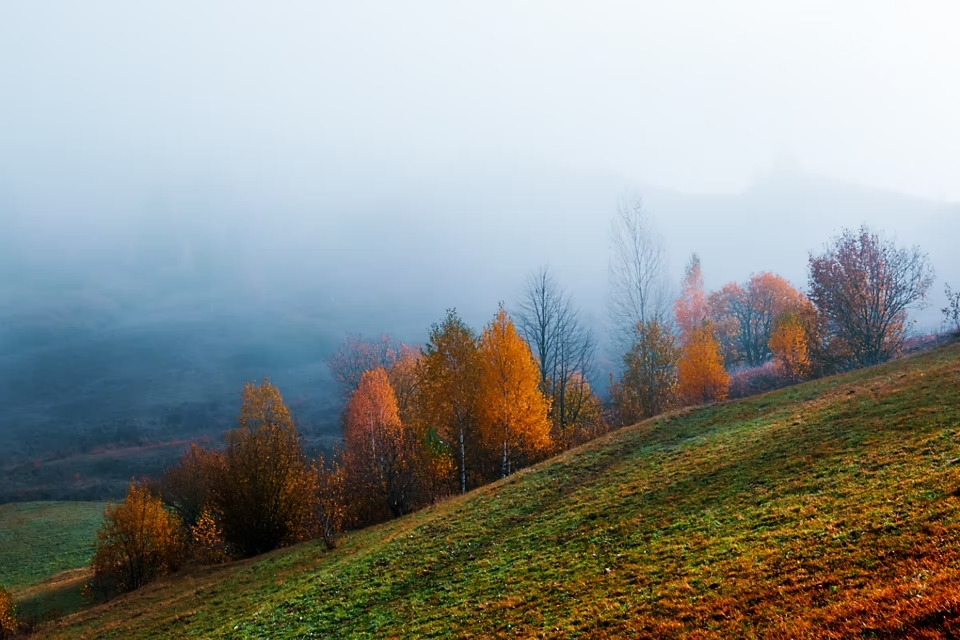
%> input picture rgb-image/paisaje.jpg, 960 x 640 px
$ octave contrasteRgb.m   (GNU Octave 9; MATLAB toolbox functions it lacks are replaced by stand-ins)
%> lines starting %> are read from the running program, lines starting %| are printed output that depends on the picture
% @author: Armando Salazar
% @date: 04-02-24

clear, clc, close all;

img = imread("paisaje.jpg");
%> img is the input picture: size 640x960x3 uint8; mean R, G, B 141.5, 144.7, 139.9

imgRed = img(:,:,1);
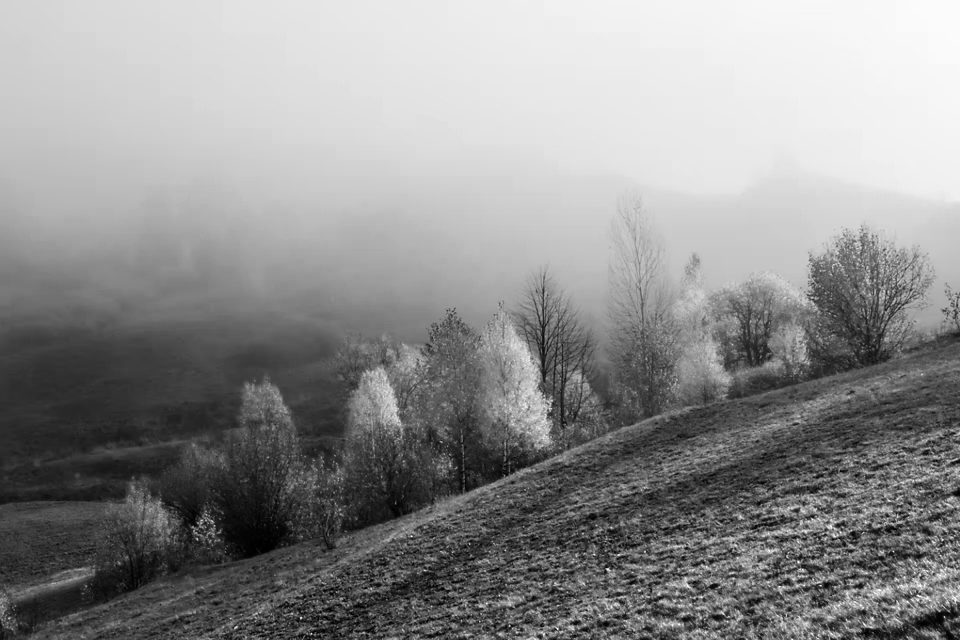
%> imgRed: size 640x960 uint8; min 0, max 255, mean 141.5
imgGreen = img(:,:,2);
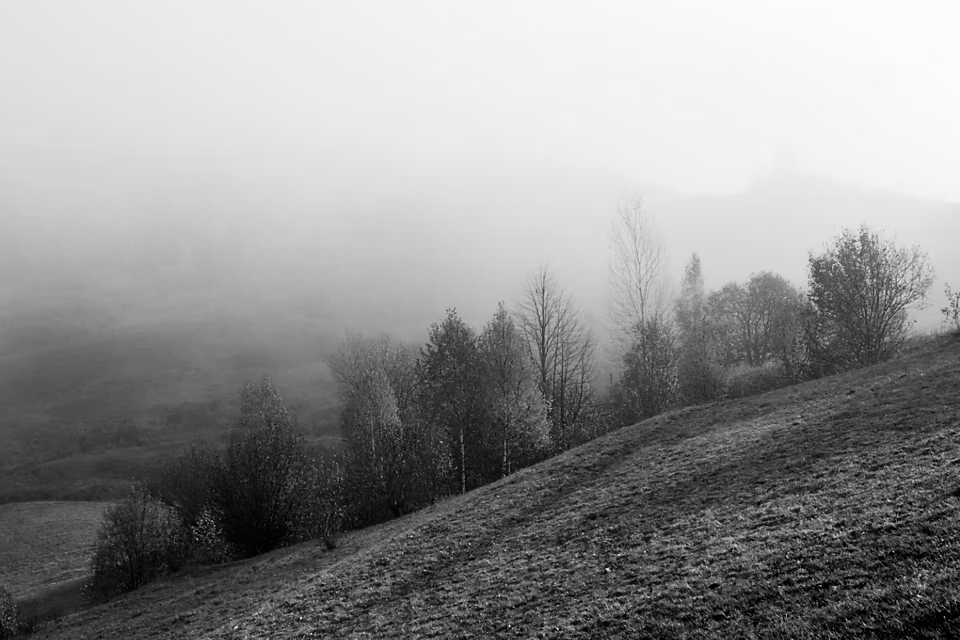
%> imgGreen: size 640x960 uint8; min 0, max 253, mean 144.7
imgBlue = img(:,:,3);
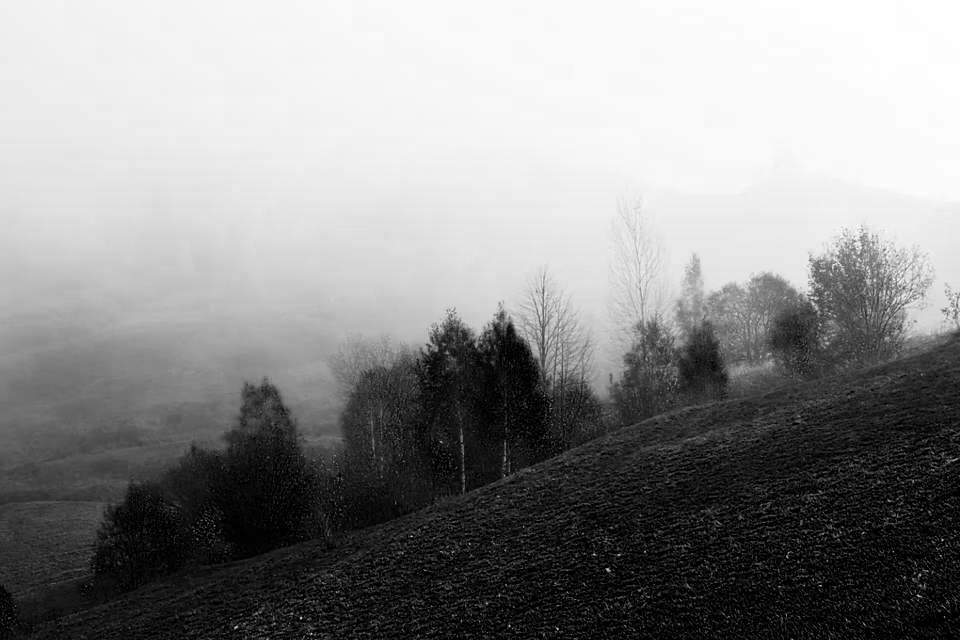
%> imgBlue: size 640x960 uint8; min 0, max 255, mean 139.9

imgRedDouble = double(imgRed);
imgRedNormalized = imgRedDouble./max(imgRedDouble(:)); % Normalizar la imagen
% Procesamiento de la imagen
imgRedProcessed = imgRedNormalized./2; % al disminuir la saturacion de rojo desaparece, en este caso dividiendo entre dos.
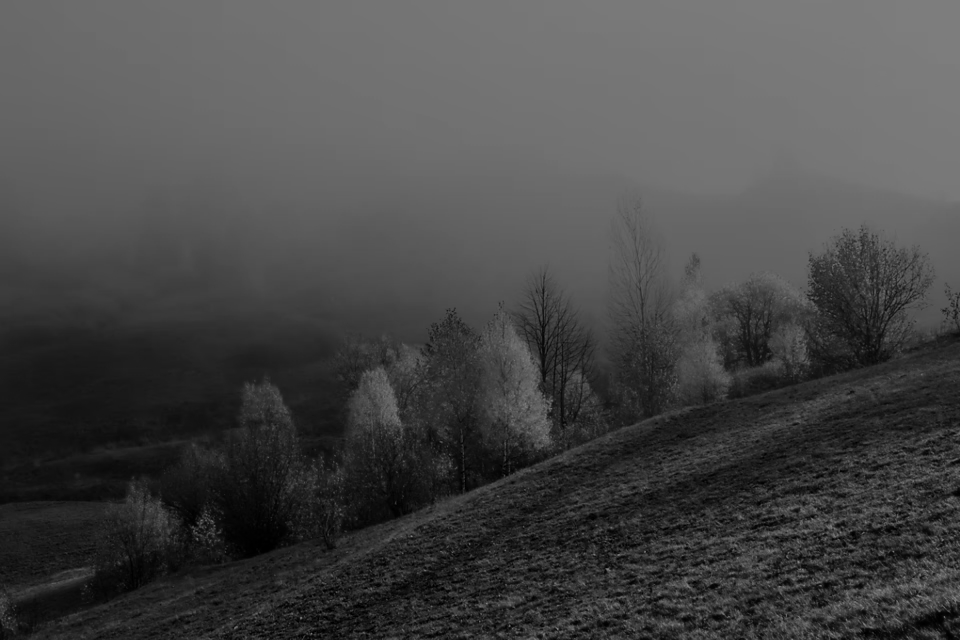
%> imgRedProcessed: size 640x960 double; min 0, max 0.5, mean 0.277
%> (the run ends here)
